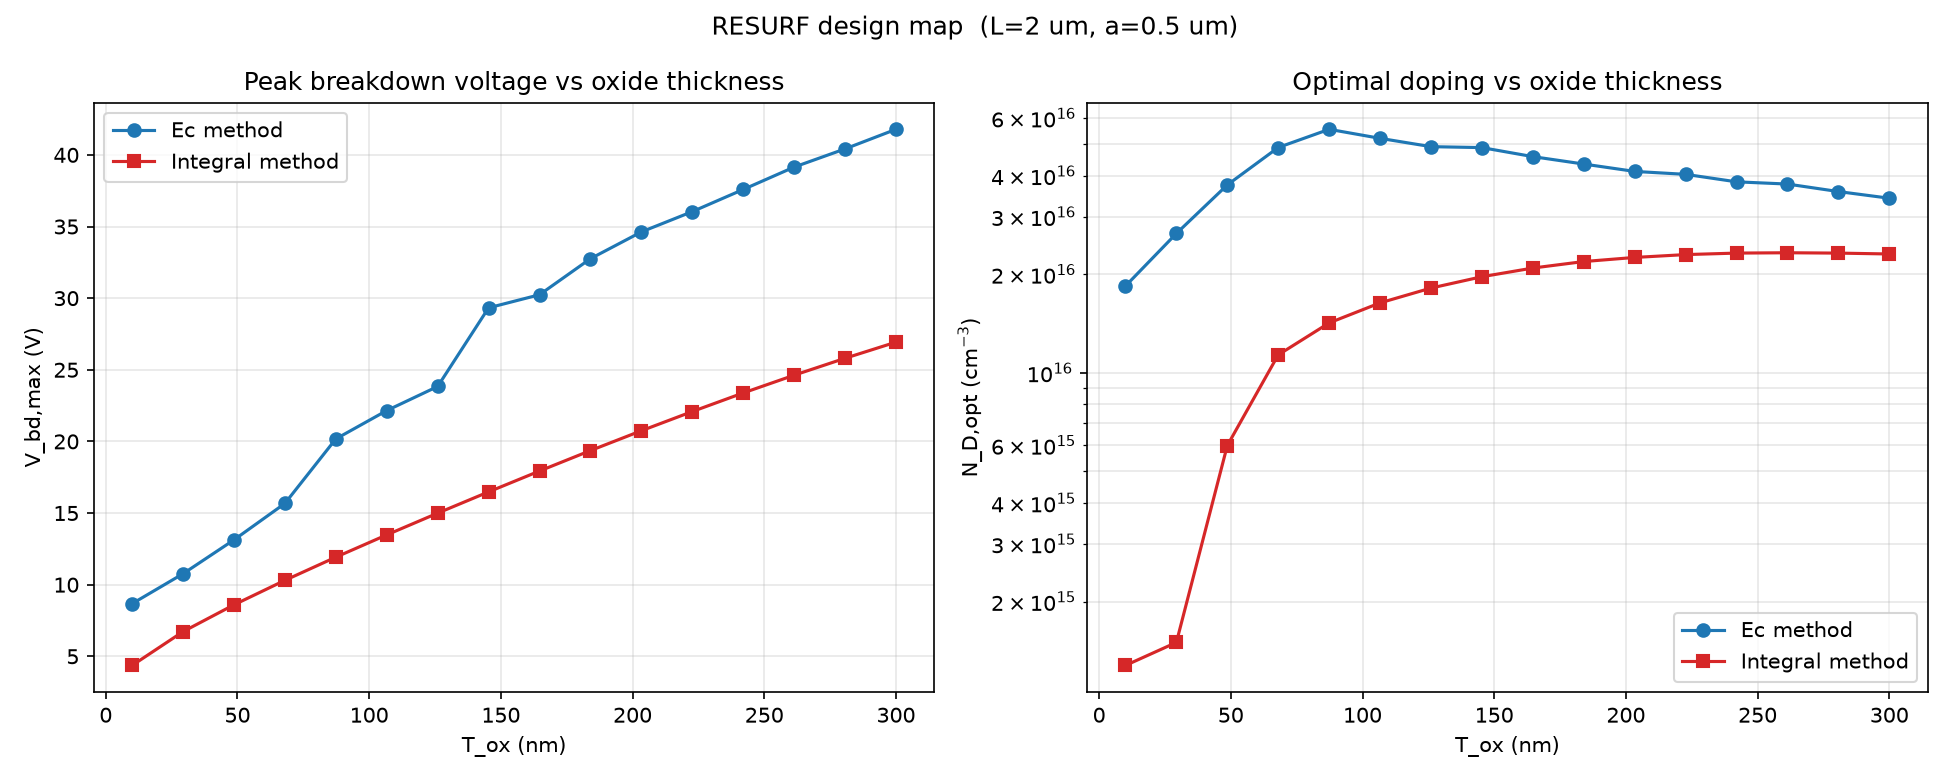

Write Python code to recreate this figure.
"""
Map the RESURF design point across oxide thickness:
    V_bd,max(T_ox)   and   N_D,opt(T_ox)
for both breakdown criteria (Ec, ionization integral).

For each T_ox a dense N_D sweep is run and the peak is parabolic-refined
(same approach as vbd_zoom.py). Reuses the solver in vbd_vs_nd.py.
"""

import numpy as np
import vbd_vs_nd as m
from vbd_zoom import peak          # parabolic peak refiner

Tox_list = np.linspace(10e-9, 300e-9, 16)     # 10 .. 300 nm
Nd_grid  = np.logspace(np.log10(3e15), np.log10(1e17), 55)   # cm^-3

def curve(nx=120, nyv=60, margin=0.06):
    out = {"Ec_V": [], "Ec_Nd": [], "II_V": [], "II_Nd": []}
    for Tox in Tox_list:
        vEc, vII = [], []
        for Nd in Nd_grid:
            x, y, F = m.field_components(Nd, Tox, nx=nx, nyv=nyv)
            X = np.meshgrid(x, y, indexing="ij")[0]
            mask = m.corner_mask(X, drain_margin=margin)
            vEc.append(m.Vbd_Ec(F, m.Ec_of_Nd(Nd), mask))
            vII.append(m.Vbd_II(F, x))
        nEc, VEc = peak(Nd_grid, vEc)
        nII, VII = peak(Nd_grid, vII)
        out["Ec_V"].append(VEc); out["Ec_Nd"].append(nEc)
        out["II_V"].append(VII); out["II_Nd"].append(nII)
        print(f"Tox={Tox*1e9:5.1f} nm :  Ec {VEc:5.1f}V@{nEc:.2e}   II {VII:5.1f}V@{nII:.2e}")
    return {k: np.array(v) for k, v in out.items()}

if __name__ == "__main__":
    d = curve()
    tnm = Tox_list * 1e9

    import matplotlib
    matplotlib.use("Agg")
    import matplotlib.pyplot as plt
    fig, ax = plt.subplots(1, 2, figsize=(13, 5.2))

    ax[0].plot(tnm, d["Ec_V"], "o-", color="#1f77b4", label="Ec method")
    ax[0].plot(tnm, d["II_V"], "s-", color="#d62728", label="Integral method")
    ax[0].set_xlabel("T_ox (nm)"); ax[0].set_ylabel("V_bd,max (V)")
    ax[0].set_title("Peak breakdown voltage vs oxide thickness")
    ax[0].grid(alpha=0.3); ax[0].legend()

    ax[1].semilogy(tnm, d["Ec_Nd"], "o-", color="#1f77b4", label="Ec method")
    ax[1].semilogy(tnm, d["II_Nd"], "s-", color="#d62728", label="Integral method")
    ax[1].set_xlabel("T_ox (nm)"); ax[1].set_ylabel("N_D,opt (cm$^{-3}$)")
    ax[1].set_title("Optimal doping vs oxide thickness")
    ax[1].grid(alpha=0.3, which="both"); ax[1].legend()

    fig.suptitle("RESURF design map  (L=2 um, a=0.5 um)")
    fig.tight_layout(); fig.savefig("map_tox.png", dpi=150)
    print("saved map_tox.png")

    # linear-fit the near-linear Vbd,max(Tox) trend
    for meth in ("Ec", "II"):
        p = np.polyfit(tnm, d[meth+"_V"], 1)
        print(f"{meth}: Vbd,max ~ {p[0]:.3f}*Tox[nm] + {p[1]:.2f}  V")
